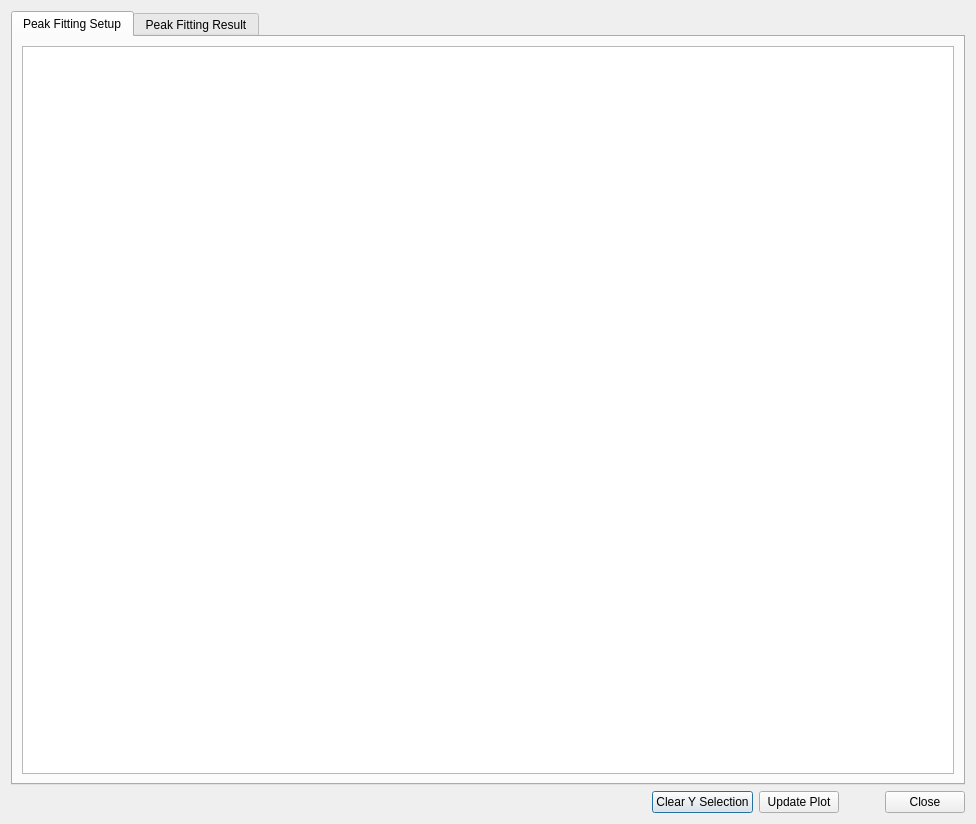
<?xml version="1.0" encoding="UTF-8"?>
<ui version="4.0">
 <class>Dialog</class>
 <widget class="QDialog" name="Dialog">
  <property name="geometry">
   <rect>
    <x>0</x>
    <y>0</y>
    <width>976</width>
    <height>824</height>
   </rect>
  </property>
  <property name="windowTitle">
   <string>Dialog</string>
  </property>
  <layout class="QVBoxLayout" name="verticalLayout">
   <item>
    <widget class="QTabWidget" name="tabWidget">
     <property name="currentIndex">
      <number>0</number>
     </property>
     <widget class="QWidget" name="tab_fitSetup">
      <attribute name="title">
       <string>Peak Fitting Setup</string>
      </attribute>
      <layout class="QGridLayout" name="gridLayout">
       <item row="0" column="0">
        <widget class="FitSetupPlotControlTable" name="tableView_fitSetup"/>
       </item>
      </layout>
     </widget>
     <widget class="QWidget" name="tab_fitResult">
      <attribute name="title">
       <string>Peak Fitting Result</string>
      </attribute>
      <layout class="QGridLayout" name="gridLayout_2">
       <item row="0" column="0">
        <widget class="FitResultPlotControlTable" name="tableView_fitResult"/>
       </item>
      </layout>
     </widget>
    </widget>
   </item>
   <item>
    <layout class="QHBoxLayout" name="horizontalLayout">
     <item>
      <spacer name="horizontalSpacer">
       <property name="orientation">
        <enum>Qt::Horizontal</enum>
       </property>
       <property name="sizeHint" stdset="0">
        <size>
         <width>40</width>
         <height>20</height>
        </size>
       </property>
      </spacer>
     </item>
     <item>
      <widget class="QPushButton" name="pushButton_clearYSelection">
       <property name="text">
        <string>Clear Y Selection</string>
       </property>
      </widget>
     </item>
     <item>
      <widget class="QPushButton" name="pushButton_updateResultPlot">
       <property name="text">
        <string>Update Plot</string>
       </property>
      </widget>
     </item>
     <item>
      <spacer name="horizontalSpacer_2">
       <property name="orientation">
        <enum>Qt::Horizontal</enum>
       </property>
       <property name="sizeType">
        <enum>QSizePolicy::Preferred</enum>
       </property>
       <property name="sizeHint" stdset="0">
        <size>
         <width>40</width>
         <height>20</height>
        </size>
       </property>
      </spacer>
     </item>
     <item>
      <widget class="QPushButton" name="pushButton">
       <property name="text">
        <string>Close</string>
       </property>
      </widget>
     </item>
    </layout>
   </item>
  </layout>
 </widget>
 <customwidgets>
  <customwidget>
   <class>FitSetupPlotControlTable</class>
   <extends>QTableView</extends>
   <header>rstables.h</header>
  </customwidget>
  <customwidget>
   <class>FitResultPlotControlTable</class>
   <extends>QTableView</extends>
   <header>rstables.h</header>
  </customwidget>
 </customwidgets>
 <resources/>
 <connections/>
</ui>
